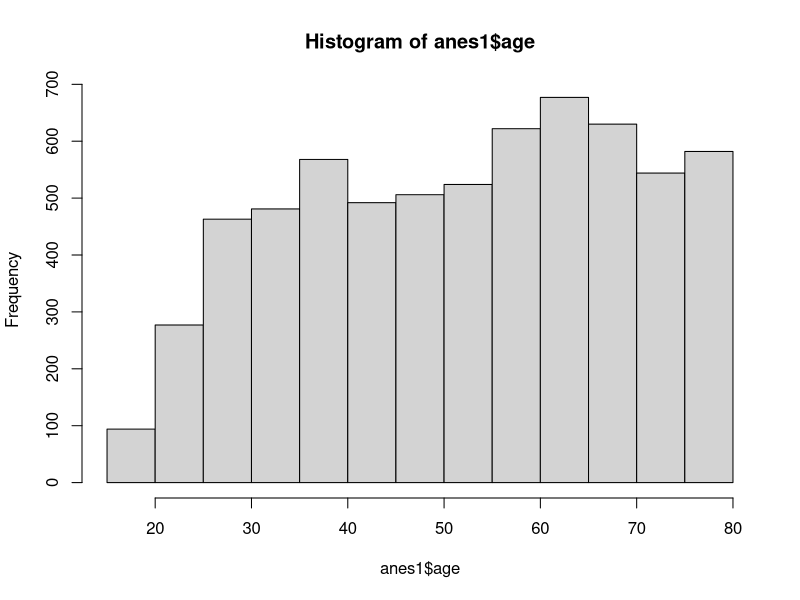
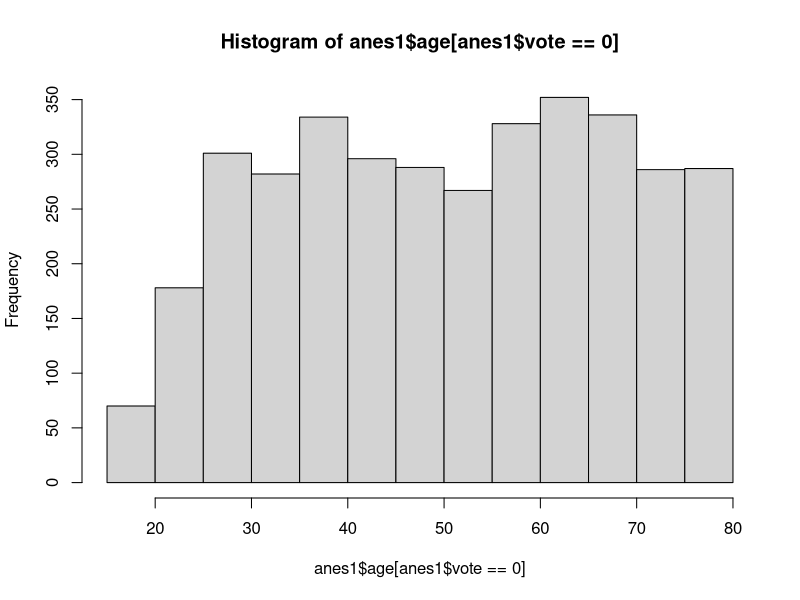
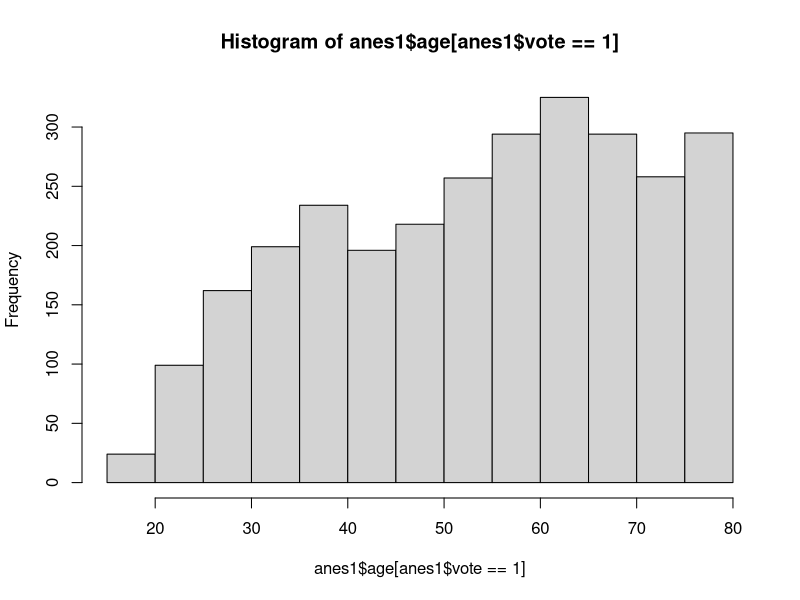
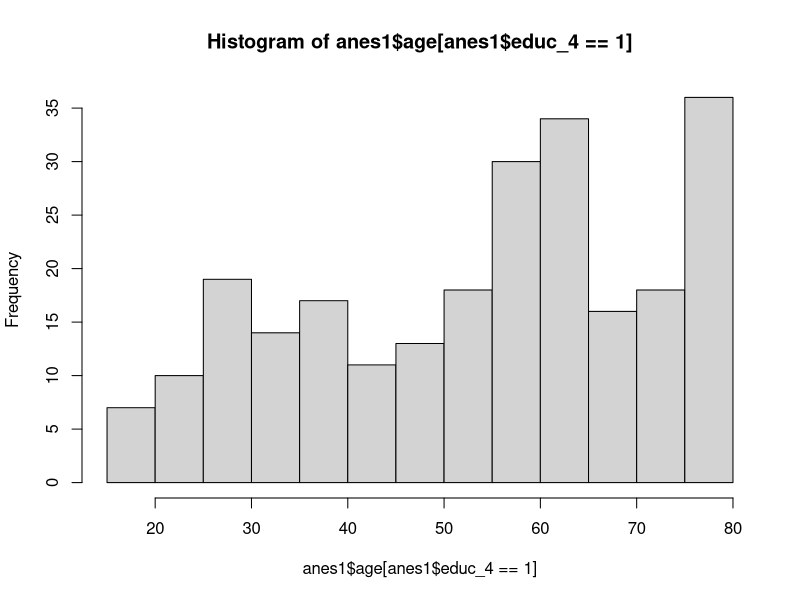
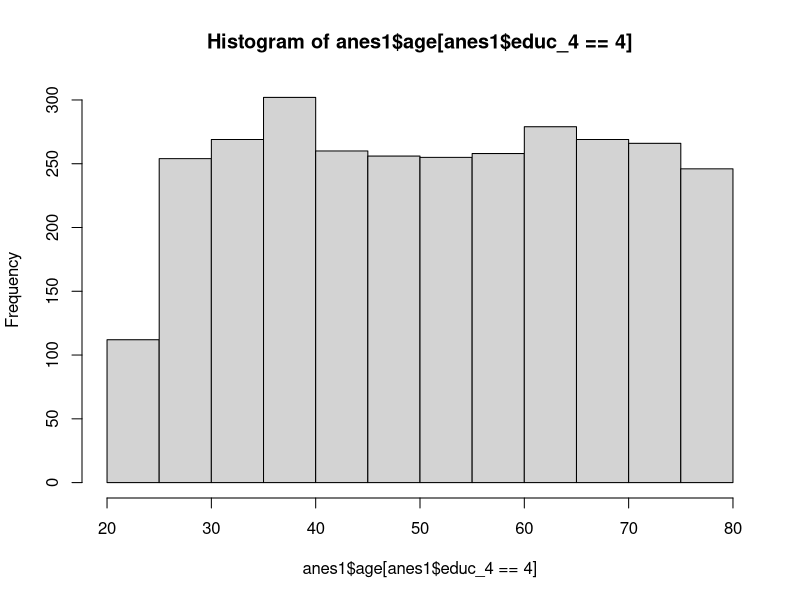
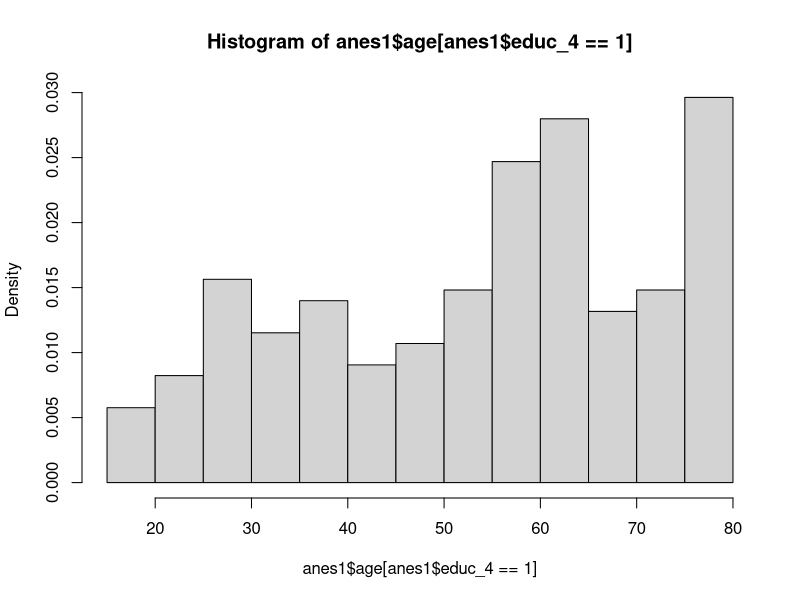
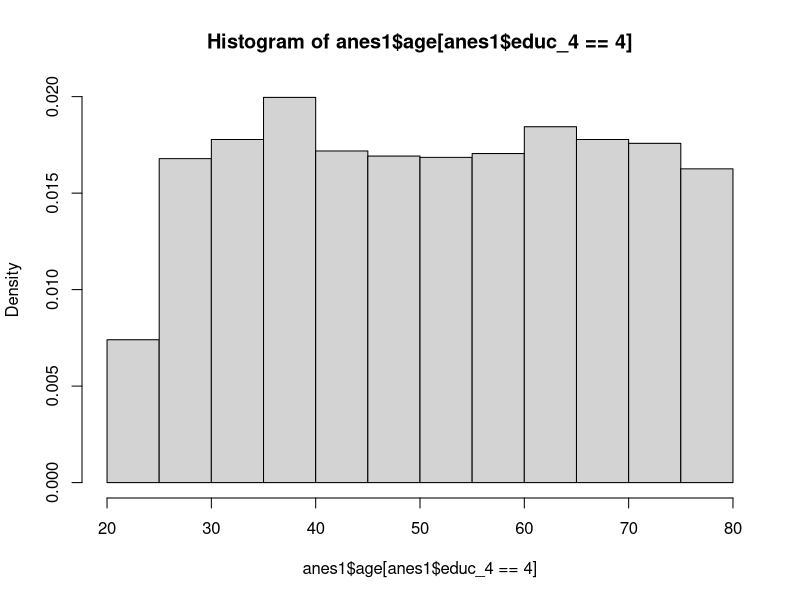
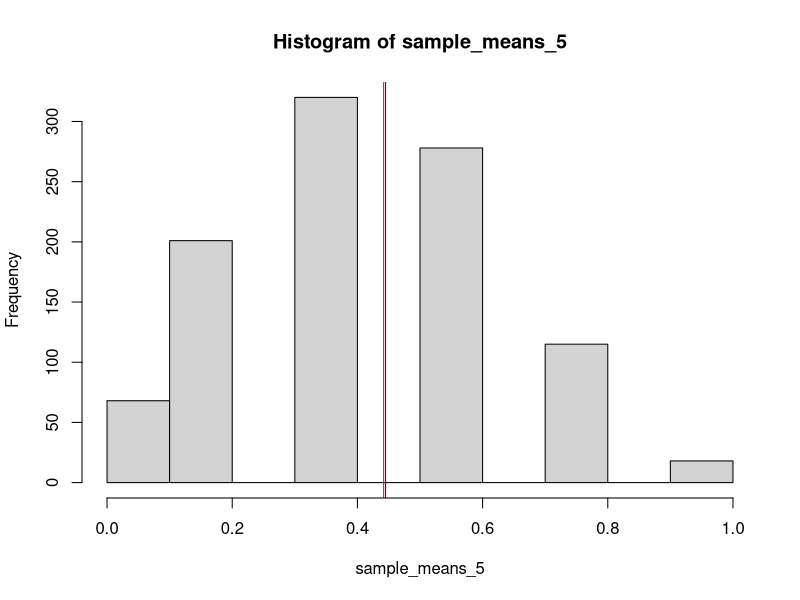

The R source for these figures, in order:
## Week 5: Sampling, Correlation, and the Law of Large Numbers

## INFERRING POPULATION CHARACTERISTICS VIA SURVEY RESEARCH

## MEASURING SUPPORT FOR TRUMP IN 2020 US ELECTION POLL

## Set the working directory
## (delete the lines of code that are not for your computer, and
##  if using Windows, replace "username" with your own username)
setwd("~/Documents/data") # if Mac
setwd("C:/Users/username/Desktop/data") # if Windows
setwd("/cloud/project/data") # if in the cloud
setwd("~/Dropbox/SIT/SIT_Classes/Public_Pages/Data-Storytelling-2026/data/") # My directory

library(dplyr) # loads dplyr package for data manipulation
## Load the dataset
anes <- read.csv("anes_data_2020_big.csv") # reads and stores data


# creates binary variable for intention to vote: 

# Codebook for vote variable:
# "Biden" = 1,
# "Trump" = 2,

anes$vote  <- ifelse(anes$vote_2020 == 2, 1, 0) # creates binary variable for vote: 1 for Trump, 0 for Biden

# Codebook for educ_4 variable:
# "Grade School or less" = 1,
# "High School" = 2,
# "Some College" = 3,
# "College or advanced degree" = 4


anes <- anes |>
  mutate(educ_4_labeled = case_when(
    educ_4 == 1 ~ "Grade School or less",
    educ_4 == 2 ~ "High School",
    educ_4 == 3 ~ "Some College",
    educ_4 == 4 ~ "College or advanced degree",
    TRUE ~ NA_character_
  )) # creates categorical variable for education using dplyr


## Understand the data
## (Read about description of variables and unit of observation)
head(anes) # shows first observations

## Identify the types of variables included
## (character vs. numeric; binary vs. non-binary)

## Identify the number of observations
dim(anes) # provides dimensions of dataframe: rows, columns

## Predicting the referendum outcome
## Frequency table

## Table of proportions 
## option a: create frequency table first
freq_table <- table(anes$vote) # object with frequency table
prop.table(freq_table) # creates table of proportions

## option b: do it all at once
prop.table(table(anes$vote)) # creates table of proportions

## 3.4 WHO SUPPORTED TRUMP?

## Handling missing data

table(anes$educ_4, exclude=NULL) # table() including NAs
mean(anes$vote) # mean() without removing NAs
mean(anes$vote, na.rm=TRUE) # mean() removing NAs
anes1 <- na.omit(anes[, c("educ_4", "educ_4_labeled", "age", "vote", "state")]) # removes observations with NAs
head(anes) # shows first observations of original dataframe
head(anes1) # shows first observations of clean dataframe
dim(anes) # provides dimensions (rows, columns) of original dataframe
dim(anes1) # provides dimensions (rows, columns) of clean dataframe

## Two-way frequency tables
table(anes1$vote, anes1$educ_4_labeled) # creates two-way frequency table of vote and education

## Two-way tables of proportions
prop.table(table(anes1$vote, anes1$educ_4_labeled)) 
prop.table(table(anes1$vote, anes1$educ_4_labeled), margin=1) # with margin=1
prop.table(table(anes1$vote, anes1$educ_4_labeled), margin=2) # with margin=2

## Histograms
hist(anes1$age) # creates histogram of all observations in age
hist(anes1$age[anes1$vote==0]) # creates histogram for Biden supporters
hist(anes1$age[anes1$vote==1]) # creates histogram for Trump supporters

## Density histograms
hist(anes1$age[anes1$educ_4==1]) # (frequency) histogram for respondents w/ grade School or less
hist(anes1$age[anes1$educ_4==4]) # (frequency) histogram for respondents  w/ undergraduate degree or more
hist(anes1$age[anes1$educ_4==1], freq=FALSE) # density histogram for respondents w/ grade School or less
hist(anes1$age[anes1$educ_4==4], freq=FALSE) # density histogram for respondents  w/ undergraduate degree or more

## Descriptive statistics
mean(anes1$age[anes1$vote==0]) # mean age of Biden supporters
mean(anes1$age[anes1$vote==1]) # mean age of Trump supporters
median(anes1$age[anes1$vote==0]) # median age of Biden supporters
median(anes1$age[anes1$vote==1]) # median age of Trump supporters
sd(anes1$age[anes1$vote==0]) # sd of age for Biden supporters
sd(anes1$age[anes1$vote==1]) # sd of age for Trump supporters
var(anes1$age[anes1$vote==1]) # variance of age of Trump supporters
sd(anes1$age[anes1$vote==1])^2 # square of sd of age for Trump supporters
sqrt(var(anes1$age[anes1$vote==1])) # square root of variance of age for Trump supporters


## Table of Higher education vs Vote Choice

anes1$high_education <- ifelse(anes1$educ_4 == 4, 1, 0) # creates binary variable for high education: 1 for college or advanced degree, 0 for less than college

prop.table(table(anes1$high_education, anes1$vote), margin = 2) # table

## Correlation
cor(anes1$high_education, anes1$vote) # calculates correlation between X and Y
cor(anes1$vote, anes1$high_education) # calculates correlation between Y and X

## Law of Large Numbers


sample_means_function <- function(vector, n, num_samples) {
  sample_means <- numeric(num_samples) # creates empty vector to store sample means
  for (i in 1:num_samples) { # for loop to create num_samples samples
    sample <- sample(vector, n, replace=TRUE) # creates a sample of size n with replacement
    sample_means[i] <- mean(sample) # calculates mean of sample and stores it in vector
  }
  return(sample_means) # returns vector of sample means
}

anes1_var <- anes1$vote # creates vector of variable of interest

# Sample 5

sample_means_5 <- sample_means_function(anes1_var, n=5, num_samples=1000) 

hist(sample_means_5) # creates histogram of sample means
abline(v=mean(anes1_var), col="red") # adds vertical line for population mean
abline(v=mean(sample_means_5), col="blue") # adds vertical line for population mean

# Sample 10

sample_means_10 <- sample_means_function(anes1_var, n=10, num_samples=1000) 

hist(sample_means_10) # creates histogram of sample means
abline(v=mean(anes1_var), col="red") # adds vertical line for population mean
abline(v=mean(sample_means_10), col="blue") # adds vertical line for population mean

# Sample 50

sample_means_50 <- sample_means_function(anes1_var, n=50, num_samples=1000) 

hist(sample_means_50) # creates histogram of sample means
abline(v=mean(anes1_var), col="red") # adds vertical line for population mean
abline(v=mean(sample_means_50), col="blue") # adds vertical line for population mean

# Sample 250

sample_means_250 <- sample_means_function(anes1_var, n=250, num_samples=1000) 

hist(sample_means_250) # creates histogram of sample means
abline(v=mean(anes1_var), col="red") # adds vertical line for population mean
abline(v=mean(sample_means_250), col="blue") # adds vertical line for population mean


### Sampling Bias 

## Let's say we only sample from respondents who are from California

anes1_ca <- anes1[anes1$state == "CA", ] # creates subset of data for California respondents

freq_table_ca <- table(anes1_ca$vote) # object with frequency table
freq_table_ca_prop <- prop.table(freq_table_ca)

diff_trump_support <- freq_table_ca_prop[2] - prop.table(freq_table)[2] # difference in proportion of Trump supporters between California and overall sample

# We will see strongly different results if we only sample from California respondents


## Class Exercise: Analyzing the Age of Trump and Biden supporters

# 1. Subset age depending on vote choice (Pick either Trump or Biden supporters)
# 2. Create a histogram of the age distribution for your chosen group of supporters
# 3. Calculate the mean, median, and standard deviation of age for your chosen group
# 4. Use the Sample Means Function to create a distribution of sample means for age with a sample size of 15 and 1000 samples
# 5. Subset your data to only include respondents from a specific state (e.g., Texas) and find the average Trump support rate. Compare the results to the overall sample.
